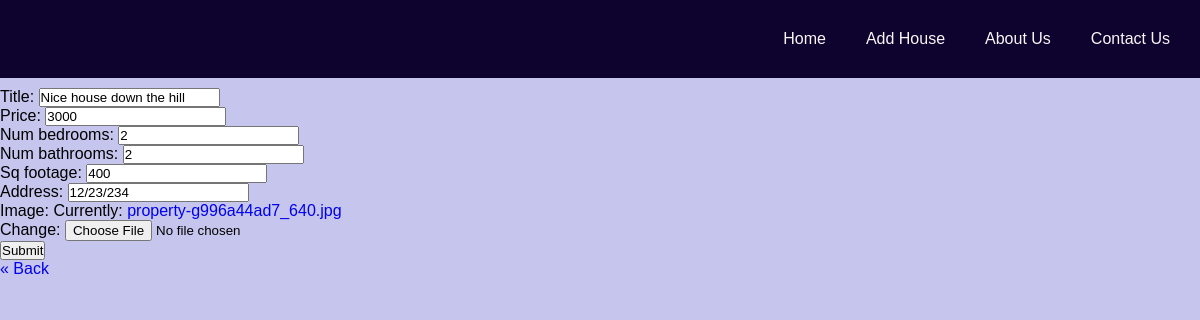
Page /listing/1/edit on the committed database.
### listings/models.py (models this page shows, shortened)
class listing(models.Model):
    title = models.CharField(max_length=150)
    price = models.IntegerField()
    num_bedrooms = models.IntegerField()
    num_bathrooms = models.IntegerField()
    sq_footage = models.IntegerField()
    address = models.CharField(max_length = 100)
    image = models.ImageField(default="")

### listings/views.py (the view)
# urls.py: path("listing/<pk>/edit", listing_update, name="listing_update"),
def listing_update(request, pk):
    Listing = listing.objects.get(id=pk)
    form = ListingForm(instance=Listing)
    if request.method == "POST":
        form = ListingForm(request.POST, files=request.FILES, instance=Listing)
        print(request.POST)
        if form.is_valid():
            form.save()
            return redirect("/")
    context = {
        "form": form,
    }
    return render(request, "listing_update.html", context)

### listings/forms.py
class ListingForm(ModelForm):
    class Meta:
        model = listing
        fields = [
            "title",
            "price",
            "num_bedrooms",
            "num_bathrooms",
            "sq_footage",
            "address",
            "image",
        ]

### templates/listing_update.html (shortened to what this page needs)
{% extends 'base.html' %}
{% block content %}
    <form method="post" enctype="multipart/form-data">
        {{ form.as_p }}
        <button type="submit">Submit</button>
    </form>
    <a href="/" class="back">&laquo; Back</a>
{% endblock content %}

### static/css/style.css (style rules this page uses)
* { margin: 0; padding: 0; }
body { background-color: rgb(197, 197, 238); }
.tm-content a { text-decoration: none; display: inline; }

### rows in the picture
listing: title "Nice house down the hill", price "3000", num_bedrooms "2", num_bathrooms "2", sq_footage "400", address "12/23/234"
